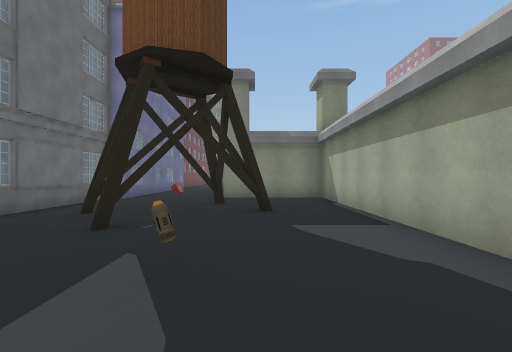
[1] (above)

22 first-person views from a walk through a Unity game level. The camera is 1.4 m above the floor, looks level and sees 90° across. The floor is counted in squares, 2 m on a side. Each view is taken from the middle of a square. On the plan, view 1 faces up. The plan holds only what a view shows up to about 9 squares ahead; the rest is blank. The place goes on beyond the plan. The player is left out. Some surface patterns are stand-ins.

[2]
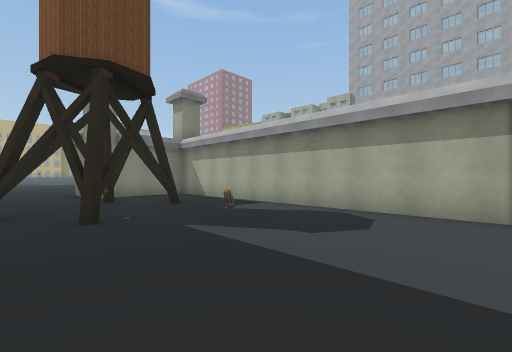

[3]
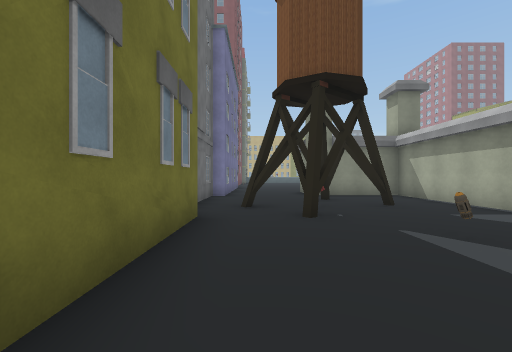

[4]
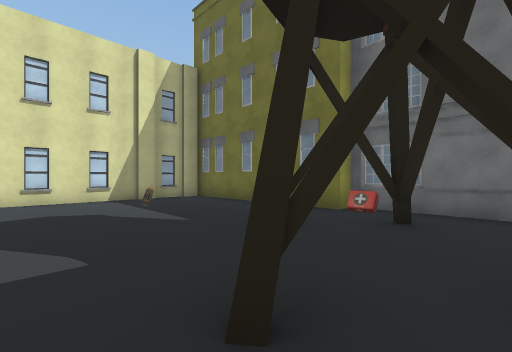

[5]
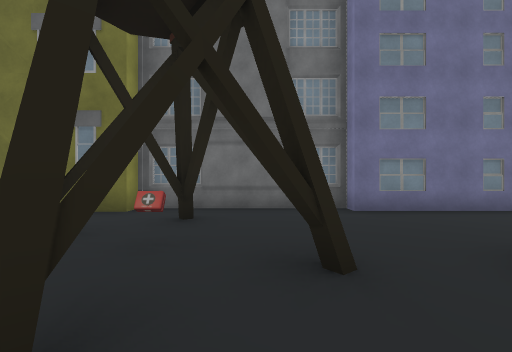

[6]
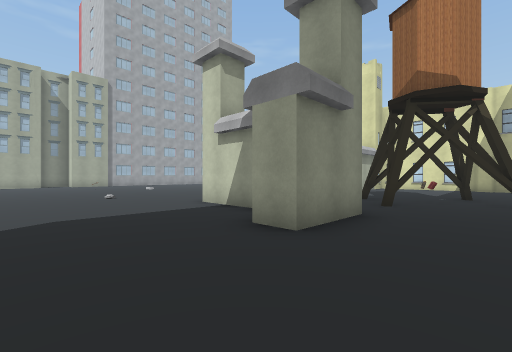

[7]
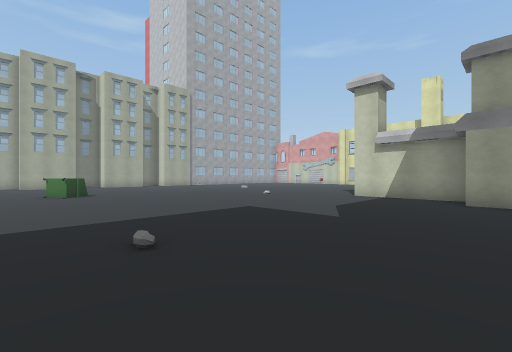

[8]
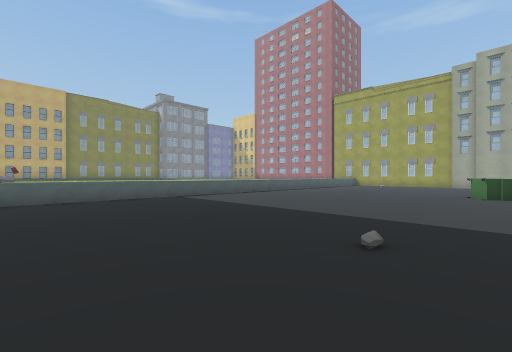

[9]
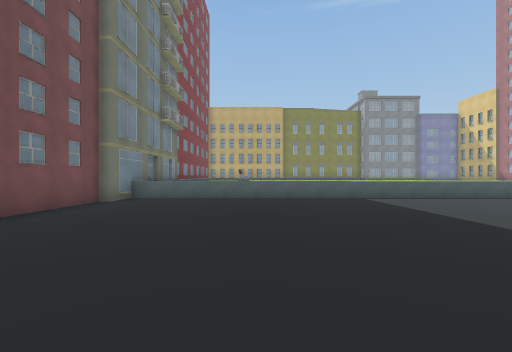

[10]
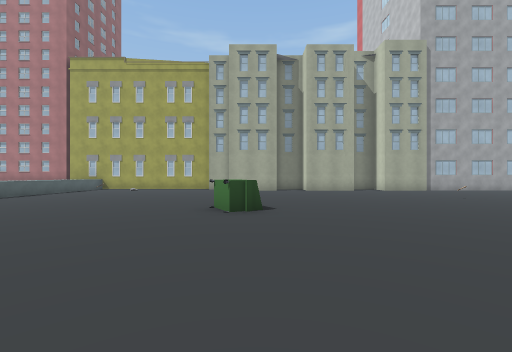

[11]
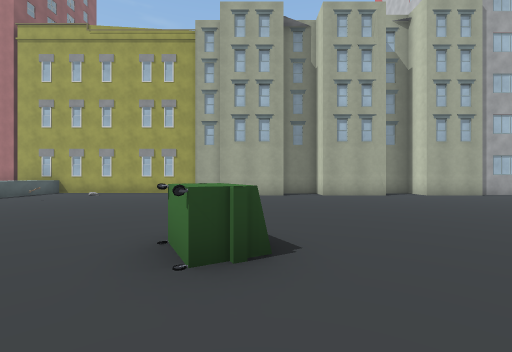

[12]
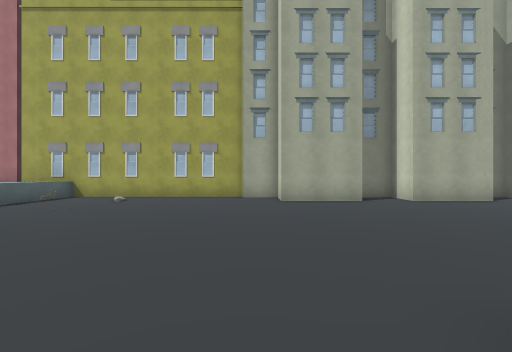

[13]
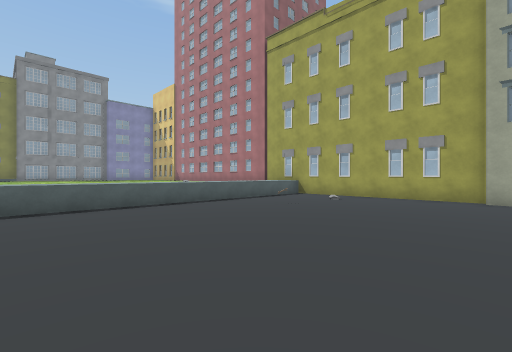

[14]
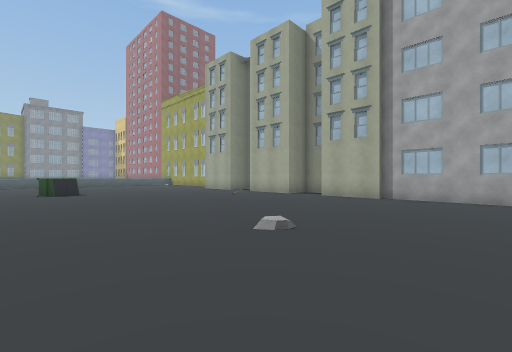

[15]
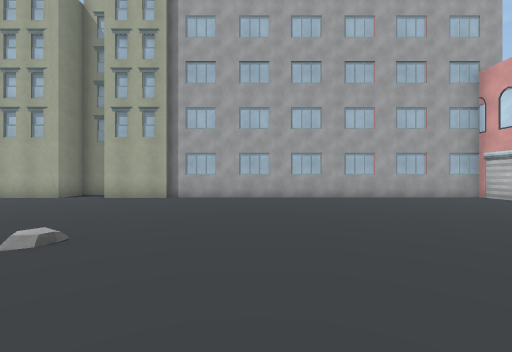

[16]
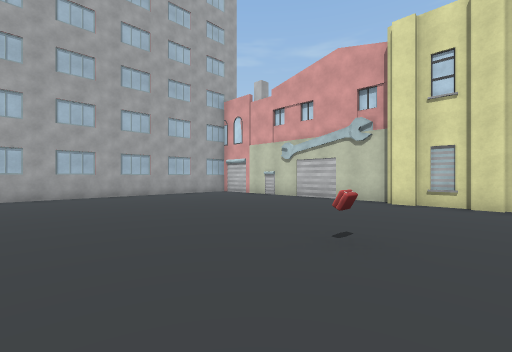

[17]
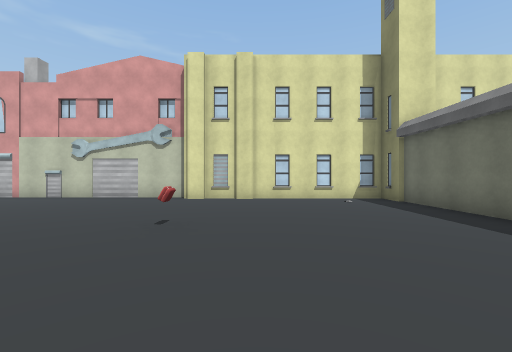

[18]
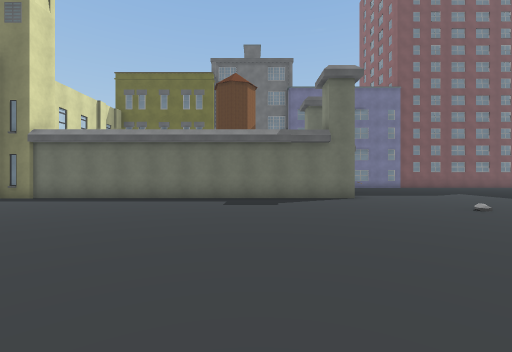

[19]
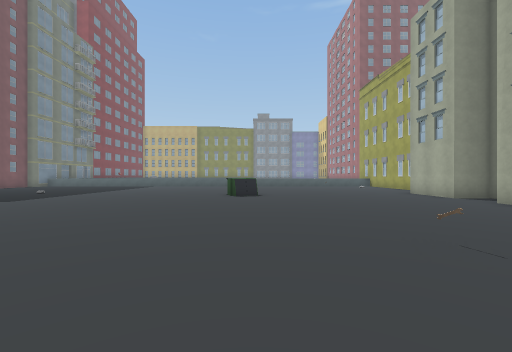

[20]
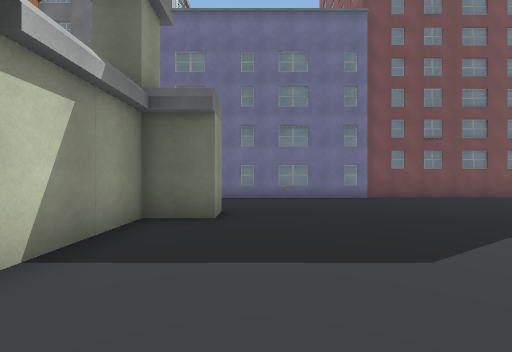

[21]
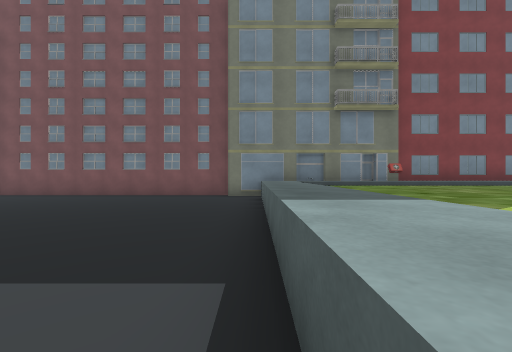

[22]
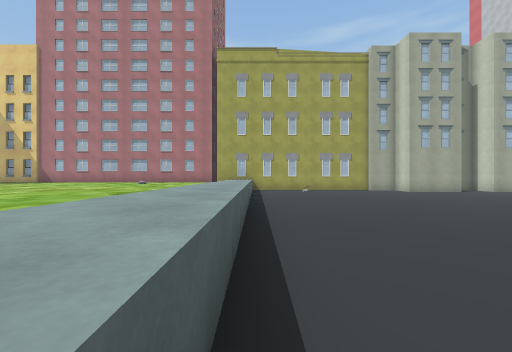

### Floor plan
Key: @ floor where view 1 was taken; # wall or solid block; . floor; = window, fence, low wall or low ledge; ^ raised ledge; B building; O other object.
Columns run from 5 left of view 1 to 20 right of it. Each row starts with its distance up from view 1.
 27  #^^^^^^     ^^^^^^^   B
 26   ^ ^^^^^   ^^^^^      BBB
 25  #^^^^^^^^^^^^^^^^^^^^^#
 24  #.....................#
 23  #.....................#
 22  ..................=...#
 21  ......................#
 20  ......................#
 19  ......................#
 18  ......................#
 17  ..............O......##
 16  .............OO......#
 15  .....................#
 14  #.....................
 13  #....................
 12  #....................
 11  #.....................
 10  #..#............=.....
  9  #..#####.............
  8 ##......#.............#
  7 #.......#.............#
  6 #.......#.............#
  5 #.#.=#..#.............#
  4 #..#....#.............#
  3 ##......#.............#
  2  #..=...#....#........#
  1  #......#.............#
  0  #...@..#.............#
 -1  #.....##.............#
 -2  ##############.......#
 -3               #########

Where each view was taken, in squares from view 1:
view 1: 0 up, 0 right, facing up
view 2: 1 down, 3 left, facing up-right
view 3: 1 down, 3 left, facing up
view 4: 6 up, 1 right, facing down-left
view 5: 6 up, 1 right, facing left
view 6: 13 up, 3 left, facing down-right
view 7: 18 up, 1 left, facing down-right
view 8: 16 up, 1 left, facing up-right
view 9: 16 up, 0 right, facing up
view 10: 16 up, 4 right, facing right
view 11: 16 up, 7 right, facing right
view 12: 18 up, 9 right, facing right
view 13: 18 up, 9 right, facing up-right
view 14: 5 up, 8 right, facing up-right
view 15: 5 up, 8 right, facing right
view 16: 5 up, 7 right, facing down-right
view 17: 6 up, 7 right, facing down
view 18: 6 up, 11 right, facing left
view 19: 7 up, 10 right, facing up
view 20: 11 up, 4 right, facing left
view 21: 24 up, 5 right, facing left
view 22: 24 up, 5 right, facing right
